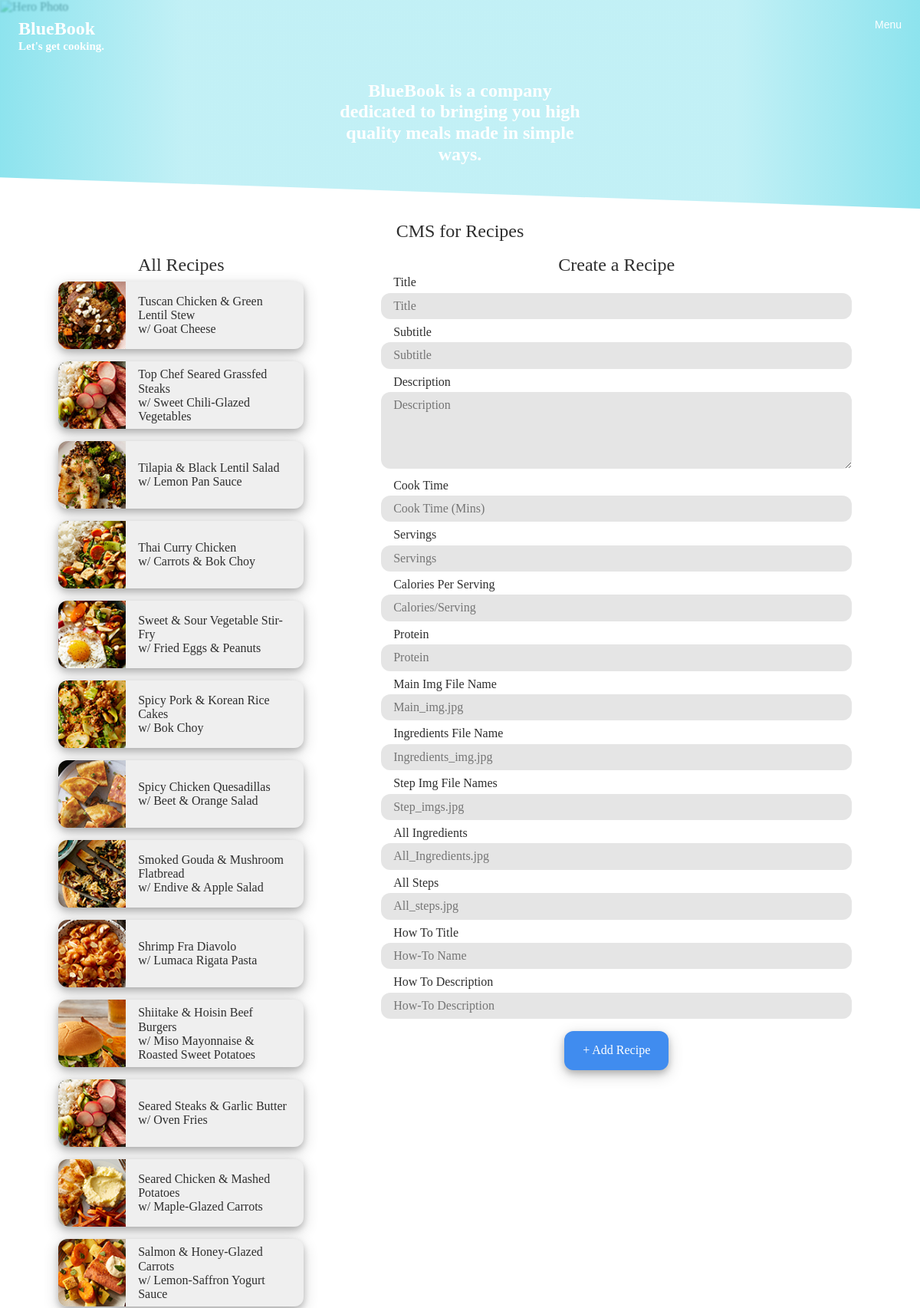
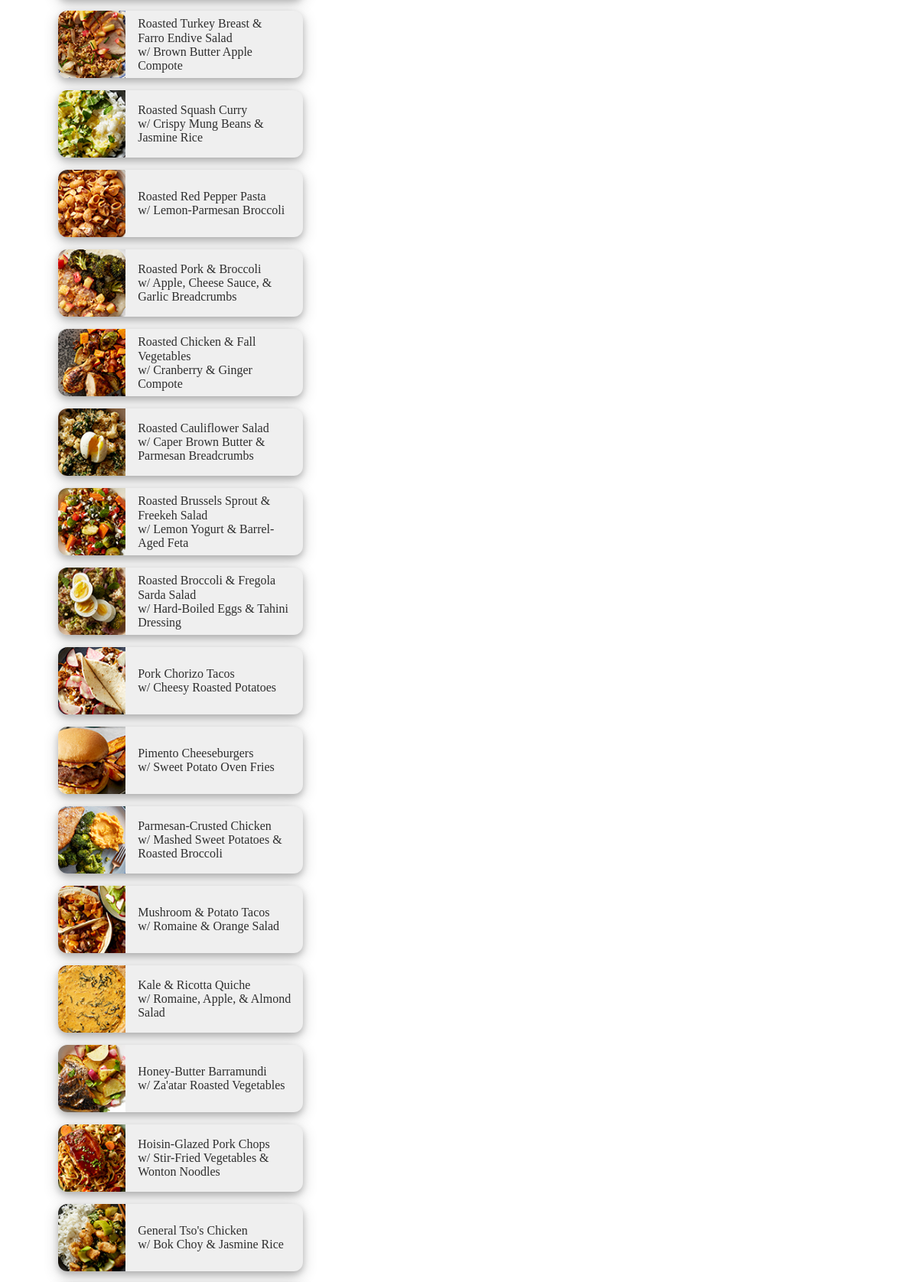
Page /beta/admin/cms-recipes.php (upper part) on the committed database (2 pictures, top to bottom).
### tables this page shows
CREATE TABLE `recipes` (
  `id` int(11) NOT NULL,
  `title` varchar(42) DEFAULT NULL,
  `subtitle` varchar(45) DEFAULT NULL,
  `visibility` varchar(1) DEFAULT NULL,
  `description` varchar(416) DEFAULT NULL,
  `cook_time` int(2) DEFAULT NULL,
  `servings` int(1) DEFAULT NULL,
  `cal_per_serving` int(3) DEFAULT NULL,
  `protein` varchar(10) DEFAULT NULL,
  `main_img` varchar(60) DEFAULT NULL,
  `ingredients_img` varchar(33) DEFAULT NULL,
  `step_imgs` varchar(419) DEFAULT NULL,
  `all_ingredients` varchar(424) DEFAULT NULL,
  `all_steps` varchar(5000) DEFAULT NULL,
  `how_to_img` varchar(59) DEFAULT NULL,
  `how_to_name` varchar(44) DEFAULT NULL,
  `how_to_desc` varchar(877) DEFAULT NULL,
  `how_to_link` varchar(41) DEFAULT NULL
);

### beta/admin/cms-recipes.php (the view, shortened to what this page needs)
<?php
    include_once '../include/db.php';
    $query = "SELECT * FROM recipes ORDER BY id DESC;";
    $result = mysqli_query($connection, $query);
?>
<!DOCTYPE html>
<html lang="en" id="html">
<head>
    <link rel="stylesheet" href="../css/normalize.css">
    <link rel="stylesheet" href="../css/main.css">
    <link rel="stylesheet" href="../css/cms.css">
</head>
<body>
<?php include_once '../include/header.php'; ?>
    <main>
        <h1>CMS for Recipes</h1>
        <div id="cms-wrapper">
            <ul id="cms-all-recipes">
                <h1 class="area-title">All Recipes</h1>
                <br>
                <?php
                if ($result > 0) {
                    while ($row = mysqli_fetch_assoc($result)) {
                ?>
                        <a href="cms-recipe-edit.php?id=<?php echo $row['id'] ?>"><button>
                            <div class="cms-card-img">
                                <img src="../graphics/cards/<?php echo $row['main_img'] ?>" alt="<?php echo $row['main_img'] ?>">
                            </div>
                            <div class="cms-card-content">
                                <?php echo $row['title']
                                ."<br>"
                                .$row['subtitle']; ?>
                            </div>
                        </button></a>
                        <br>
                <?php
                        }
                    }
                ?>
            </ul>
            <div id="cms-form">
                <form action="../include/cms-recipe-handler.php" method="POST">
                <h1 class="area-title">Create a Recipe</h1>
                    <label for="title">Title</label>
                    <input type="text" name="title" placeholder="Title">
                    <label for="subtitle">Subtitle</label>
                    <input type="text" name="subtitle" placeholder="Subtitle">
                    <label for="description">Description</label>
                    <textarea type="text" name="description" placeholder="Description" tall></textarea>
                    <label for="cook_time">Cook Time</label>
                    <br>
                    <input type="text" name="cook_time" placeholder="Cook Time (Mins)" small>
                    <br>
                    <label for="servings">Servings</label>
                    <br>
                    <input type="text" name="servings" placeholder="Servings" small>
                    <br>
                    <label for="cal_per_serving">Calories Per Serving</label>
                    <br>
                    <input type="text" name="cal_per_serving" placeholder="Calories/Serving" small>
                    <br>
                    <label for="protein">Protein</label>
                    <br>
                    <input type="text" name="protein" placeholder="Protein" small>
                    <br>
                    <label for="main_img">Main Img File Name</label>
                    <input type="text" name="main_img" placeholder="Main_img.jpg">
                    <label for="ingredients_img">Ingredients File Name</label>
                    <input type="text" name="ingredients_img" placeholder="Ingredients_img.jpg">
                    <label for="step_imgs">Step Img File Names</label>
                    <input type="text" name="step_imgs" placeholder="Step_imgs.jpg">
                    <label for="all_ingredients">All Ingredients</label>
                    <input type="text" name="all_ingredients" placeholder="All_Ingredients.jpg">
                    <label for="all_steps">All Steps</label>
                    <input type="text" name="all_steps" placeholder="All_steps.jpg">
                    <label for="how_to_name">How To Title</label>
                    <input type="text" name="how_to_name" placeholder="How-To Name">
                    <label for="how_to_desc">How To Description</label>
                    <input type="text" name="how_to_desc" placeholder="How-To Description">
                        <button type="submit" name="submit">+ Add Recipe</button>
                </form>
            </div>
        </div>
    </main>
</body>
</html>

### beta/css/main.css (style rules this page uses)
:root { --primary-blue: rgb(64, 140, 239); --primary-black: #2E2E2E; --primary-black-rgba: rgba(46, 46, 46, .75); --hero-height: 17rem; --mobile-margin: 1.5rem; --standard-radius: .65rem; --red: rgb(197, 6, 6); --green: rgb(53, 212, 159); }
* { color: var(--primary-black); }
a, a:link, a:visited, a:hover, a:active { text-decoration: none; color: black; }
h1 { font-size: 24px; font-family: 'DM Serif Display', serif; margin: 0; }
html, body, main, header, footer { overflow-x: hidden; }
main h1, #last-p, #modal-recipe h1:last-of-type, div#modal-menu, #modal-delete-confirm, #hero-text { text-align: center; }
body { background-image: url(../graphics/wallpaper.svg); background-repeat: repeat; }
main { padding-top: var(--hero-height); padding: var(--hero-height) 0 6rem 0; margin: auto; max-width: 75rem; }

### beta/css/cms.css (style rules this page uses)
main { padding: 18rem 2rem 3rem 2rem; }
#cms-wrapper { margin-top: 1rem; display: flex; flex-direction: column-reverse; justify-content: center; width: 100%; height: 100%; }
#cms-all-recipes { display: flex; flex-direction: column; flex-wrap: wrap; width: 100%; }
#cms-wrapper button { text-align: left; margin: .5rem; border-radius: .75rem; width: 100%; max-width: 20rem; display: flex; flex-direction: row; height: 88px; transition: all .25s ease-in-out; -webkit-transition: all .25s ease-in-out; box-shadow: 0 4px 8px 0 rgba(0, 0, 0, 0.2), 0 6px 20px 0 rgba(0, 0, 0, 0.19); }
.cms-card-img { height: 88px; width: 88px; float: left; }
.cms-card-img img { border-radius: .75rem 0 0 .75rem; width: 100%; height: 100%; object-fit: cover; }
.cms-card-content { padding: .5rem 1rem; height: fit-content; margin: auto 0; width: calc(20rem - 88px); float: right; display: flex; align-items: center; }
.area-title { text-align: center; width: 100%; }
#cms-form { width: 100%; max-width: 850px; margin: 0 0 1rem 0; }
form { width: 100%; height: 100%; }
form input, textarea { background-color: rgba(0, 0, 0, 0.1); width: 100%; margin: .25rem 0 .5rem 0; border-radius: .75rem; padding: .5rem 1rem; }
textarea { min-width: 100%; min-height: 100px; max-width: 100%; max-height: 15rem; }
#cms-form button { height: fit-content; width: fit-content; text-align: center; padding: 1rem 1.5rem; margin: 1rem auto; }
form input:last-of-type { margin-bottom: 0; }
[tall] { height: 5rem; }
label { padding-left: 1rem; }
button[type="submit"] { background-color: var(--primary-blue); color: white; }
@media only screen and (min-width: 550px) { #cms-wrapper { flex-direction: row; justify-content: space-between; } }
@media only screen and (min-width: 550px) { #cms-form { padding: 0 5%; height: fit-content; margin: 0 auto; } }
@media only screen and (min-width: 550px) { #cms-all-recipes { margin-right: 1rem; } }
@media only screen and (min-width: 900px) { main { max-width: 100rem; } }
@media only screen and (min-width: 900px) { #cms-all-recipes { display: flex; flex-wrap: wrap; width: 680px; flex-direction: row; margin: 0; justify-content: center; } }

### rows in the picture
recipes: main_img (picture), title "Tuscan Chicken & Green Lentil Stew", subtitle "w/ Goat Cheese"
recipes: main_img (picture), title "Top Chef Seared Grassfed Steaks", subtitle "w/ Sweet Chili-Glazed Vegetables"
recipes: main_img (picture), title "Tilapia & Black Lentil Salad", subtitle "w/ Lemon Pan Sauce"
recipes: main_img (picture), title "Thai Curry Chicken", subtitle "w/ Carrots & Bok Choy"
recipes: main_img (picture), title "Sweet & Sour Vegetable Stir-Fry", subtitle "w/ Fried Eggs & Peanuts"
recipes: main_img (picture), title "Spicy Pork & Korean Rice Cakes", subtitle "w/ Bok Choy"
recipes: main_img (picture), title "Spicy Chicken Quesadillas", subtitle "w/ Beet & Orange Salad"
recipes: main_img (picture), title "Smoked Gouda & Mushroom Flatbread", subtitle "w/ Endive & Apple Salad"
recipes: main_img (picture), title "Shrimp Fra Diavolo", subtitle "w/ Lumaca Rigata Pasta"
recipes: main_img (picture), title "Shiitake & Hoisin Beef Burgers", subtitle "w/ Miso Mayonnaise & Roasted Sweet Potatoes"
recipes: main_img (picture), title "Seared Steaks & Garlic Butter", subtitle "w/ Oven Fries"
recipes: main_img (picture), title "Seared Chicken & Mashed Potatoes", subtitle "w/ Maple-Glazed Carrots"
recipes: main_img (picture), title "Salmon & Honey-Glazed Carrots", subtitle "w/ Lemon-Saffron Yogurt Sauce"
recipes: main_img (picture), title "Roasted Turkey Breast & Farro Endive Salad", subtitle "w/ Brown Butter Apple Compote"
recipes: main_img (picture), title "Roasted Squash Curry", subtitle "w/ Crispy Mung Beans & Jasmine Rice"
recipes: main_img (picture), title "Roasted Red Pepper Pasta", subtitle "w/ Lemon-Parmesan Broccoli"
recipes: main_img (picture), title "Roasted Pork & Broccoli", subtitle "w/ Apple, Cheese Sauce, & Garlic Breadcrumbs"
recipes: main_img (picture), title "Roasted Chicken & Fall Vegetables", subtitle "w/ Cranberry & Ginger Compote"
recipes: main_img (picture), title "Roasted Cauliflower Salad", subtitle "w/ Caper Brown Butter & Parmesan Breadcrumbs"
recipes: main_img (picture), title "Roasted Brussels Sprout & Freekeh Salad", subtitle "w/ Lemon Yogurt & Barrel-Aged Feta"
recipes: main_img (picture), title "Roasted Broccoli & Fregola Sarda Salad", subtitle "w/ Hard-Boiled Eggs & Tahini Dressing"
recipes: main_img (picture), title "Pork Chorizo Tacos", subtitle "w/ Cheesy Roasted Potatoes"
recipes: main_img (picture), title "Pimento Cheeseburgers", subtitle "w/ Sweet Potato Oven Fries"
recipes: main_img (picture), title "Parmesan-Crusted Chicken", subtitle "w/ Mashed Sweet Potatoes & Roasted Broccoli"
recipes: main_img (picture), title "Mushroom & Potato Tacos", subtitle "w/ Romaine & Orange Salad"
recipes: main_img (picture), title "Kale & Ricotta Quiche", subtitle "w/ Romaine, Apple, & Almond Salad"
recipes: main_img (picture), title "Honey-Butter Barramundi", subtitle "w/ Za'atar Roasted Vegetables"
recipes: main_img (picture), title "Hoisin-Glazed Pork Chops", subtitle "w/ Stir-Fried Vegetables & Wonton Noodles"
recipes: main_img (picture), title "General Tso's Chicken", subtitle "w/ Bok Choy & Jasmine Rice"
